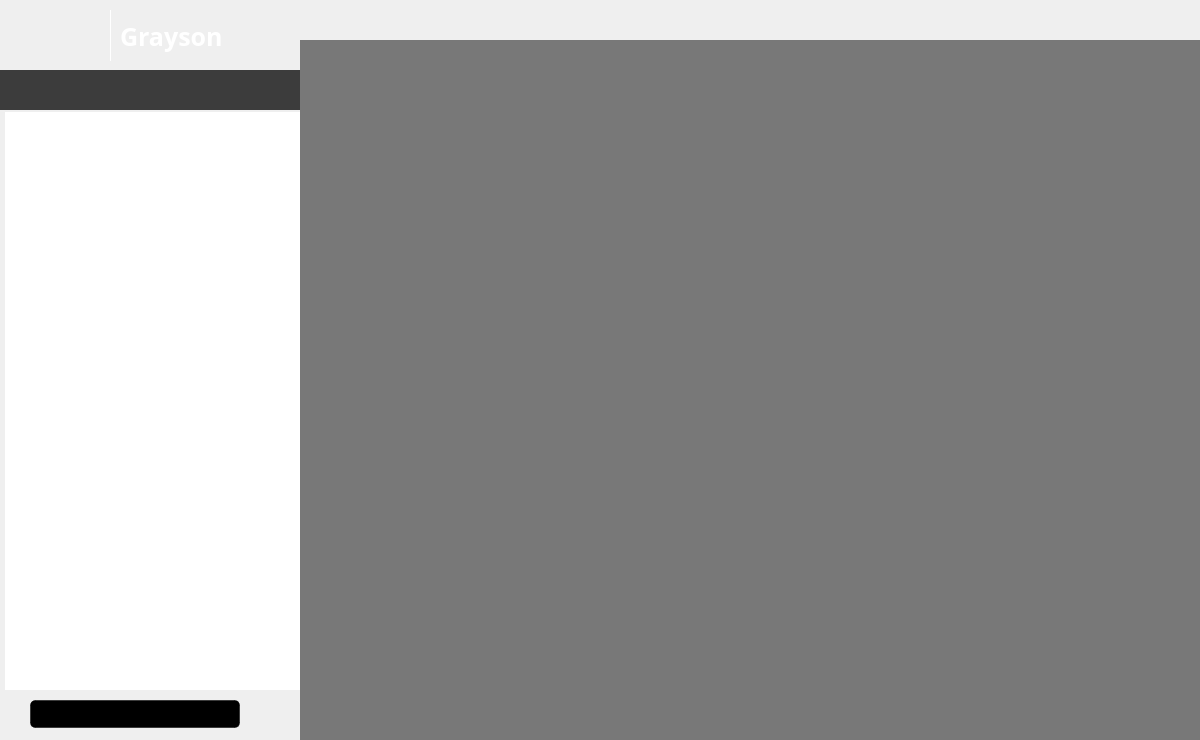
<?xml version="1.0" encoding="UTF-8"?>
<ui version="4.0">
 <class>MainWindow</class>
 <widget class="QMainWindow" name="MainWindow">
  <property name="geometry">
   <rect>
    <x>0</x>
    <y>0</y>
    <width>1200</width>
    <height>740</height>
   </rect>
  </property>
  <property name="minimumSize">
   <size>
    <width>1200</width>
    <height>740</height>
   </size>
  </property>
  <property name="maximumSize">
   <size>
    <width>1200</width>
    <height>740</height>
   </size>
  </property>
  <property name="baseSize">
   <size>
    <width>1200</width>
    <height>740</height>
   </size>
  </property>
  <property name="windowTitle">
   <string>MainWindow</string>
  </property>
  <property name="autoFillBackground">
   <bool>true</bool>
  </property>
  <property name="styleSheet">
   <string notr="true">/*background-color: rgba(54, 30, 61, 1);
background-image:url(:images/theme/bg1/jpg);*/
</string>
  </property>
  <widget class="QWidget" name="centralWidget">
   <widget class="QWidget" name="desk" native="true">
    <property name="geometry">
     <rect>
      <x>300</x>
      <y>40</y>
      <width>900</width>
      <height>700</height>
     </rect>
    </property>
    <property name="styleSheet">
     <string notr="true">background-color: rgba(0,0,0,0.5)</string>
    </property>
   </widget>
   <widget class="QWidget" name="sidebar" native="true">
    <property name="geometry">
     <rect>
      <x>0</x>
      <y>0</y>
      <width>300</width>
      <height>740</height>
     </rect>
    </property>
    <property name="styleSheet">
     <string notr="true"/>
    </property>
    <widget class="QLabel" name="logo">
     <property name="geometry">
      <rect>
       <x>25</x>
       <y>10</y>
       <width>50</width>
       <height>50</height>
      </rect>
     </property>
     <property name="styleSheet">
      <string notr="true"/>
     </property>
     <property name="text">
      <string/>
     </property>
     <property name="pixmap">
      <pixmap resource="../images.qrc">:/new/theme/images/theme/pharos_white.png</pixmap>
     </property>
     <property name="scaledContents">
      <bool>true</bool>
     </property>
    </widget>
    <widget class="QWidget" name="toolbar" native="true">
     <property name="geometry">
      <rect>
       <x>0</x>
       <y>70</y>
       <width>300</width>
       <height>40</height>
      </rect>
     </property>
     <property name="styleSheet">
      <string notr="true">background: rgba(0,0,0,0.5);</string>
     </property>
     <widget class="QWidget" name="horizontalLayoutWidget">
      <property name="geometry">
       <rect>
        <x>0</x>
        <y>0</y>
        <width>301</width>
        <height>41</height>
       </rect>
      </property>
      <layout class="QHBoxLayout" name="horizontalLayout" stretch="0,0,0,0">
       <property name="spacing">
        <number>0</number>
       </property>
       <property name="leftMargin">
        <number>0</number>
       </property>
       <item>
        <widget class="QPushButton" name="friendButton">
         <property name="baseSize">
          <size>
           <width>0</width>
           <height>0</height>
          </size>
         </property>
         <property name="focusPolicy">
          <enum>Qt::NoFocus</enum>
         </property>
         <property name="autoFillBackground">
          <bool>false</bool>
         </property>
         <property name="styleSheet">
          <string notr="true"/>
         </property>
         <property name="text">
          <string/>
         </property>
         <property name="icon">
          <iconset resource="../images.qrc">
           <normaloff>:/new/buttons/images/buttons/friend.png</normaloff>:/new/buttons/images/buttons/friend.png</iconset>
         </property>
         <property name="flat">
          <bool>true</bool>
         </property>
        </widget>
       </item>
       <item>
        <widget class="QPushButton" name="roomButton">
         <property name="focusPolicy">
          <enum>Qt::NoFocus</enum>
         </property>
         <property name="autoFillBackground">
          <bool>false</bool>
         </property>
         <property name="styleSheet">
          <string notr="true"/>
         </property>
         <property name="text">
          <string/>
         </property>
         <property name="icon">
          <iconset resource="../images.qrc">
           <normaloff>:/new/buttons/images/buttons/chat.png</normaloff>:/new/buttons/images/buttons/chat.png</iconset>
         </property>
         <property name="flat">
          <bool>true</bool>
         </property>
        </widget>
       </item>
       <item>
        <widget class="QPushButton" name="addFriendButton">
         <property name="focusPolicy">
          <enum>Qt::NoFocus</enum>
         </property>
         <property name="autoFillBackground">
          <bool>false</bool>
         </property>
         <property name="styleSheet">
          <string notr="true"/>
         </property>
         <property name="text">
          <string/>
         </property>
         <property name="icon">
          <iconset resource="../images.qrc">
           <normaloff>:/new/buttons/images/buttons/addFriend.png</normaloff>:/new/buttons/images/buttons/addFriend.png</iconset>
         </property>
         <property name="flat">
          <bool>true</bool>
         </property>
        </widget>
       </item>
       <item>
        <widget class="QPushButton" name="addRoomButton">
         <property name="focusPolicy">
          <enum>Qt::NoFocus</enum>
         </property>
         <property name="autoFillBackground">
          <bool>false</bool>
         </property>
         <property name="styleSheet">
          <string notr="true"/>
         </property>
         <property name="text">
          <string/>
         </property>
         <property name="icon">
          <iconset resource="../images.qrc">
           <normaloff>:/new/buttons/images/buttons/addChat.png</normaloff>:/new/buttons/images/buttons/addChat.png</iconset>
         </property>
         <property name="flat">
          <bool>true</bool>
         </property>
        </widget>
       </item>
      </layout>
     </widget>
    </widget>
    <widget class="QWidget" name="addressList" native="true">
     <property name="geometry">
      <rect>
       <x>0</x>
       <y>110</y>
       <width>300</width>
       <height>580</height>
      </rect>
     </property>
     <widget class="QListWidget" name="roomAddressList">
      <property name="geometry">
       <rect>
        <x>5</x>
        <y>2</y>
        <width>300</width>
        <height>550</height>
       </rect>
      </property>
      <property name="font">
       <font>
        <family>方正喵呜体</family>
        <pointsize>16</pointsize>
        <weight>75</weight>
        <bold>true</bold>
       </font>
      </property>
      <property name="cursor" stdset="0">
       <cursorShape>PointingHandCursor</cursorShape>
      </property>
      <property name="styleSheet">
       <string notr="true">background-color:transparent;</string>
      </property>
      <property name="frameShape">
       <enum>QFrame::NoFrame</enum>
      </property>
      <property name="lineWidth">
       <number>0</number>
      </property>
     </widget>
     <widget class="QListWidget" name="friendAddressList">
      <property name="geometry">
       <rect>
        <x>5</x>
        <y>2</y>
        <width>300</width>
        <height>580</height>
       </rect>
      </property>
      <property name="font">
       <font>
        <family>方正喵呜体</family>
        <pointsize>16</pointsize>
        <weight>75</weight>
        <bold>true</bold>
       </font>
      </property>
      <property name="cursor" stdset="0">
       <cursorShape>PointingHandCursor</cursorShape>
      </property>
      <property name="styleSheet">
       <string notr="true">QListWidget{
background-color:transparent;
};

QListWidget::item:hover{
background-color: rgba(0,0,0,0.5);
};
 
QListWidget::item:selected{
background-color: rgba(0,0,0,0.8);
};</string>
      </property>
      <property name="frameShape">
       <enum>QFrame::NoFrame</enum>
      </property>
      <property name="lineWidth">
       <number>0</number>
      </property>
     </widget>
    </widget>
    <widget class="QLineEdit" name="searchInput">
     <property name="geometry">
      <rect>
       <x>30</x>
       <y>700</y>
       <width>210</width>
       <height>28</height>
      </rect>
     </property>
     <property name="styleSheet">
      <string notr="true">background-color: rgba(256, 256, 256, 0.9); 
border-radius: 5px; 
border: 1px solid rgba(0, 0, 0, 0.5);
color: white;</string>
     </property>
    </widget>
    <widget class="QPushButton" name="searchButton">
     <property name="geometry">
      <rect>
       <x>250</x>
       <y>695</y>
       <width>40</width>
       <height>35</height>
      </rect>
     </property>
     <property name="focusPolicy">
      <enum>Qt::NoFocus</enum>
     </property>
     <property name="styleSheet">
      <string notr="true"/>
     </property>
     <property name="text">
      <string/>
     </property>
     <property name="icon">
      <iconset resource="../images.qrc">
       <normaloff>:/new/buttons/images/buttons/search.png</normaloff>:/new/buttons/images/buttons/search.png</iconset>
     </property>
     <property name="flat">
      <bool>true</bool>
     </property>
    </widget>
    <widget class="QLabel" name="side_clientName">
     <property name="geometry">
      <rect>
       <x>110</x>
       <y>10</y>
       <width>171</width>
       <height>51</height>
      </rect>
     </property>
     <property name="font">
      <font>
       <family>等线 Light</family>
       <pointsize>19</pointsize>
       <weight>75</weight>
       <bold>true</bold>
      </font>
     </property>
     <property name="styleSheet">
      <string notr="true">color: white; background-color: rgba(0,0,0,0); border-left: 1px solid white; padding-left: 2px;</string>
     </property>
     <property name="text">
      <string>Grayson</string>
     </property>
     <property name="alignment">
      <set>Qt::AlignBottom|Qt::AlignLeading|Qt::AlignLeft</set>
     </property>
    </widget>
    <widget class="QLabel" name="logo_2">
     <property name="geometry">
      <rect>
       <x>10</x>
       <y>40</y>
       <width>81</width>
       <height>26</height>
      </rect>
     </property>
     <property name="styleSheet">
      <string notr="true">background: rgba(0,0,0,0);</string>
     </property>
     <property name="text">
      <string/>
     </property>
     <property name="pixmap">
      <pixmap resource="../images.qrc">:/new/theme/images/theme/name.png</pixmap>
     </property>
     <property name="scaledContents">
      <bool>true</bool>
     </property>
     <property name="alignment">
      <set>Qt::AlignRight|Qt::AlignTrailing|Qt::AlignVCenter</set>
     </property>
    </widget>
   </widget>
   <widget class="QLabel" name="background">
    <property name="geometry">
     <rect>
      <x>0</x>
      <y>0</y>
      <width>1200</width>
      <height>740</height>
     </rect>
    </property>
    <property name="text">
     <string/>
    </property>
    <property name="pixmap">
     <pixmap resource="../images.qrc">:/new/theme/images/theme/bg1.jpg</pixmap>
    </property>
    <property name="scaledContents">
     <bool>true</bool>
    </property>
   </widget>
   <widget class="QWidget" name="horizontalLayoutWidget_2">
    <property name="geometry">
     <rect>
      <x>1040</x>
      <y>0</y>
      <width>155</width>
      <height>41</height>
     </rect>
    </property>
    <layout class="QHBoxLayout" name="titlebar">
     <item>
      <widget class="QPushButton" name="title_settingButton">
       <property name="focusPolicy">
        <enum>Qt::NoFocus</enum>
       </property>
       <property name="text">
        <string/>
       </property>
       <property name="icon">
        <iconset resource="../images.qrc">
         <normaloff>:/new/buttons/images/buttons/setting.png</normaloff>:/new/buttons/images/buttons/setting.png</iconset>
       </property>
       <property name="flat">
        <bool>true</bool>
       </property>
      </widget>
     </item>
     <item>
      <widget class="QPushButton" name="title_backwardButton">
       <property name="focusPolicy">
        <enum>Qt::NoFocus</enum>
       </property>
       <property name="text">
        <string/>
       </property>
       <property name="icon">
        <iconset resource="../images.qrc">
         <normaloff>:/new/buttons/images/buttons/backward.png</normaloff>:/new/buttons/images/buttons/backward.png</iconset>
       </property>
       <property name="flat">
        <bool>true</bool>
       </property>
      </widget>
     </item>
     <item>
      <widget class="QPushButton" name="title_forwardButton">
       <property name="focusPolicy">
        <enum>Qt::NoFocus</enum>
       </property>
       <property name="text">
        <string/>
       </property>
       <property name="icon">
        <iconset resource="../images.qrc">
         <normaloff>:/new/buttons/images/buttons/forward.png</normaloff>:/new/buttons/images/buttons/forward.png</iconset>
       </property>
       <property name="flat">
        <bool>true</bool>
       </property>
      </widget>
     </item>
     <item>
      <widget class="QPushButton" name="title_exitButton">
       <property name="focusPolicy">
        <enum>Qt::NoFocus</enum>
       </property>
       <property name="text">
        <string/>
       </property>
       <property name="icon">
        <iconset resource="../images.qrc">
         <normaloff>:/new/buttons/images/buttons/exit.png</normaloff>:/new/buttons/images/buttons/exit.png</iconset>
       </property>
       <property name="flat">
        <bool>true</bool>
       </property>
      </widget>
     </item>
    </layout>
    <zorder>title_backwardButton</zorder>
    <zorder>title_settingButton</zorder>
    <zorder>title_exitButton</zorder>
    <zorder>title_forwardButton</zorder>
   </widget>
   <widget class="QPushButton" name="title_informButton">
    <property name="geometry">
     <rect>
      <x>990</x>
      <y>6</y>
      <width>41</width>
      <height>30</height>
     </rect>
    </property>
    <property name="text">
     <string/>
    </property>
    <property name="icon">
     <iconset resource="../images.qrc">
      <normaloff>:/new/buttons/images/buttons/newInform.png</normaloff>:/new/buttons/images/buttons/newInform.png</iconset>
    </property>
    <property name="autoDefault">
     <bool>false</bool>
    </property>
    <property name="flat">
     <bool>true</bool>
    </property>
   </widget>
   <zorder>background</zorder>
   <zorder>sidebar</zorder>
   <zorder>desk</zorder>
   <zorder>horizontalLayoutWidget_2</zorder>
   <zorder>title_informButton</zorder>
  </widget>
 </widget>
 <layoutdefault spacing="6" margin="11"/>
 <resources>
  <include location="../images.qrc"/>
 </resources>
 <connections/>
</ui>
